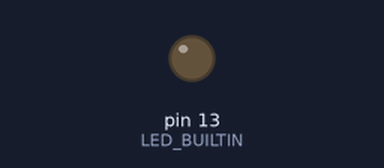
A sketch run on a simulated Arduino Uno, built with avr-gcc and run on an emulated ATmega328P. Parts: output pins drawn as LEDs (lit = HIGH). What the sketch prints to the serial monitor is not drawn.

Above: at 0.05 s.
At 1.0 s:
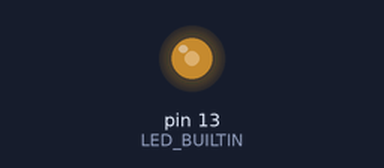
At 1.9 s:
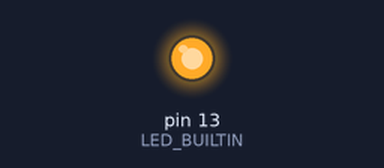
At 3.8 s:
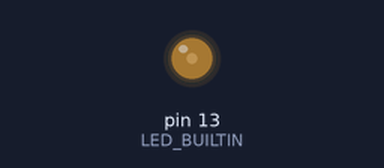
Timing chart, 0 to 6.1 s (numbered marks = the images above):
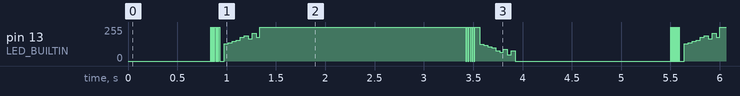

The sketch:

teensy_breathing.ino
```cpp
#define CYCLE_MS 500
#define MAX_DUTY_CYCLE 100
#define MIN_DUTY_CYCLE 2

bool breatheIn = false;
int dutyCyclePercent = 0;

void setup()
{
  Serial.begin(9600);
  pinMode(LED_BUILTIN, OUTPUT);
  digitalWrite(LED_BUILTIN, LOW);
  Serial.println("Initialized\n");
}

void loop()
{
  digitalWrite(LED_BUILTIN, HIGH);
  calculateDelay(false);
  digitalWrite(LED_BUILTIN, LOW);
  calculateDelay(true);
}

void calculateDelay(bool isLEDon)
{
  if (!breatheIn && (--dutyCyclePercent < MIN_DUTY_CYCLE))
  {
    dutyCyclePercent = MIN_DUTY_CYCLE;
    breatheIn = true;
  }
  else if (breatheIn && (++dutyCyclePercent > MAX_DUTY_CYCLE))
  {
    dutyCyclePercent = MAX_DUTY_CYCLE;
    breatheIn = false;
  }
  delayLoop(breatheIn, isLEDon);
}

void delayLoop(bool isBreatheIn, bool isLEDon)
{
  int calculatedDelay = 0;
  int divisor = 0;

  Serial.println(dutyCyclePercent);
  if (isLEDon)
  {
    divisor = dutyCyclePercent;
    calculatedDelay = CYCLE_MS / dutyCyclePercent;
  }
  else
  {
    divisor = MAX_DUTY_CYCLE - dutyCyclePercent;
    if (divisor < 1)
      divisor = 1;
    calculatedDelay = CYCLE_MS / (MAX_DUTY_CYCLE - dutyCyclePercent);
    if (calculatedDelay < 1)
      calculatedDelay = 1;
  }
  Serial.print(dutyCyclePercent);
  Serial.print(" ");
  Serial.println(calculatedDelay);
  delay(calculatedDelay);
}
```

Measured:
- by itself, pin 13 (LED_BUILTIN): moves between 0/255 and 255/255, repeating every 4.7 s
